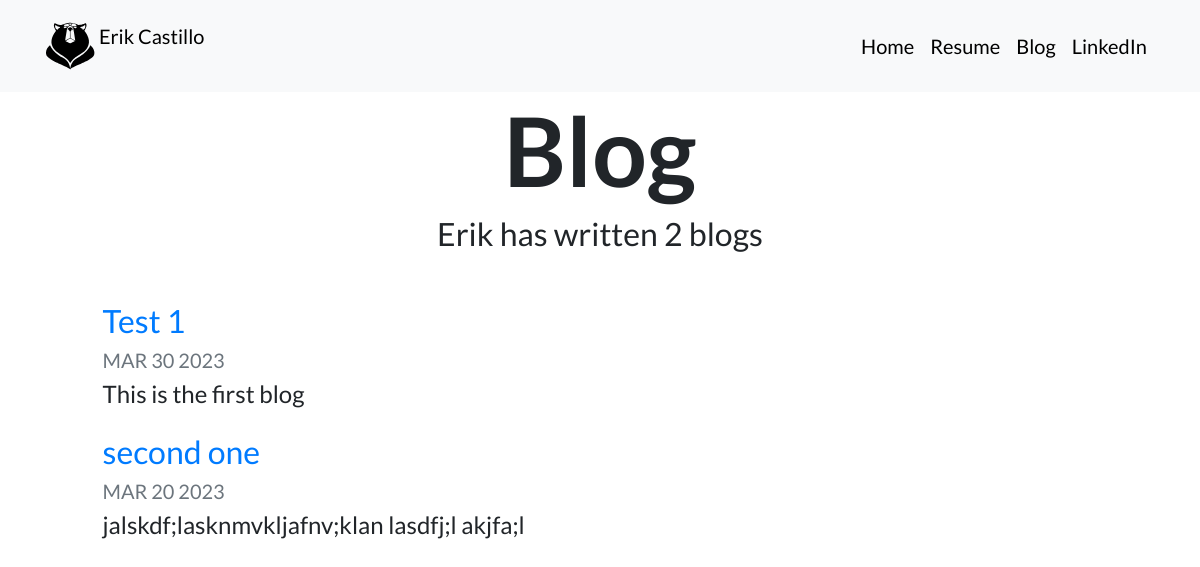
Screenshot of /blog/ with the database file from the repository.
### blog/models.py (models this page shows, shortened)
class Blog(models.Model):
    title = models.CharField(max_length=200)
    description = models.TextField()
    date = models.DateField()

### blog/views.py (the view)
# urls.py: path('', views.all_blogs, name='all_blogs'),
def all_blogs(request):
    blogs = Blog.objects.order_by('-date')
    return render(request, 'blog/all_blogs.html', {'blogs': blogs})

### blog/templates/blog/all_blogs.html
{% extends 'portfolio/base.html' %}
{% block content %}
<h1 id="blogtitle" class="font-weight-bold text-center">Blog</h1>
<h2 class="text-center mb-5">Erik has written {{ blogs.count }} blog{{ blogs.count|pluralize }} </h2>
{% for blog in blogs %}
<div class="row justify-content-center my-3">
    <div class="col-md-10">
      <a href="{% url 'blog:detail' blog.id %}">
        <h2>{{ blog.title }}</h2>
      </a>
      <h5 class="text-muted">{{ blog.date|date:'M d Y'|upper }}</h5>
      <h4>{{ blog.description|striptags|truncatechars:100 }}</h4>
    </div>
</div>
{% endfor %}
{% endblock content %}

### portfolio/static/portfolio/custom.css (style rules this page uses)
body { font-family: 'Lato', sans-serif; }
#blogtitle { font-size: 6rem; }

### rows the page displays
Blog: title "Test 1", date "MAR 30 2023", description "This is the first blog"
Blog: title "second one", date "MAR 20 2023", description "jalskdf;lasknmvkljafnv;klan lasdfj;l akjfa;l"

### other values shown
{{ blogs.count }} "2"
